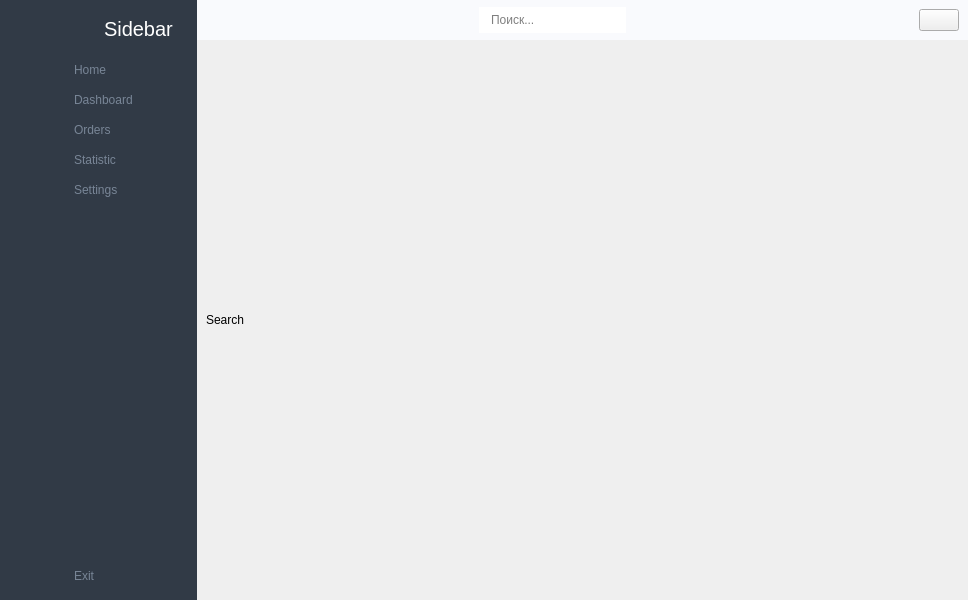
<?xml version="1.0" encoding="UTF-8"?>
<ui version="4.0">
 <class>Homepage</class>
 <widget class="QMainWindow" name="Homepage">
  <property name="geometry">
   <rect>
    <x>0</x>
    <y>0</y>
    <width>968</width>
    <height>600</height>
   </rect>
  </property>
  <property name="windowTitle">
   <string>MainWindow</string>
  </property>
  <property name="styleSheet">
   <string notr="true">#MainWindow
{
	background-color: #fff;
}

#change_btn
{
	padding:	 5px;
	border: none;
	width: 30px;
	height: 30px; 
}

#header_widget
{
	background-color: #f9fafd;
}

#icon_only_widget
{
	background-color: #313a46;
	width: 50px;
}

#icon_only_widget QPushButton, QLabel
{
	height: 50px;
	border: none;
}

#icon_only_widget QPushButton:hover
{
	background-color: rgba( 86, 101, 115, 0.5);
}
#logo_label_1 
{
	padding: 5px;
}

#full_menu_widget
{
	background-color: #313a46;
}

#full_menu_widget QPushButton
{
	border:none;
	border-radius: 	3px;
	text-align: left;
	padding: 8px 0 8px 15px;
	color: #788596;
}

#full_menu_widget QPushButton:hover
{
	background-color: rgba( 86, 101, 115, 0.5);
}

#full_menu_widget QPushButton:clicked
{
	color: #fff;
}

#logo_label_2
{
	padding: 5px;
	color: #fff;
}

#logo_label_3
{
	padding-right: 	10px;
	color: #fff;
}

#search_btn
{
	border:none;
}

#search_input
{
	border: none;
	padding: 5px 10px;
}

#search_input:focus
{
	border-radius: 5px;
	padding: 2px;
	background-color: #70B9FE;
}


</string>
  </property>
  <widget class="QWidget" name="centralwidget">
   <layout class="QGridLayout" name="gridLayout">
    <property name="leftMargin">
     <number>0</number>
    </property>
    <property name="topMargin">
     <number>0</number>
    </property>
    <property name="rightMargin">
     <number>0</number>
    </property>
    <property name="bottomMargin">
     <number>0</number>
    </property>
    <property name="spacing">
     <number>0</number>
    </property>
    <item row="0" column="0">
     <widget class="QWidget" name="icon_only_widget" native="true">
      <layout class="QVBoxLayout" name="verticalLayout_3">
       <property name="spacing">
        <number>0</number>
       </property>
       <property name="leftMargin">
        <number>0</number>
       </property>
       <property name="topMargin">
        <number>0</number>
       </property>
       <property name="rightMargin">
        <number>0</number>
       </property>
       <property name="bottomMargin">
        <number>0</number>
       </property>
       <item>
        <layout class="QHBoxLayout" name="horizontalLayout_3">
         <item>
          <widget class="QLabel" name="label">
           <property name="minimumSize">
            <size>
             <width>50</width>
             <height>50</height>
            </size>
           </property>
           <property name="maximumSize">
            <size>
             <width>50</width>
             <height>50</height>
            </size>
           </property>
           <property name="text">
            <string/>
           </property>
           <property name="pixmap">
            <pixmap resource="../resourses/resourse_homepage.qrc">:/icon/icon/Logo.png</pixmap>
           </property>
           <property name="scaledContents">
            <bool>true</bool>
           </property>
          </widget>
         </item>
        </layout>
       </item>
       <item>
        <layout class="QVBoxLayout" name="verticalLayout">
         <property name="spacing">
          <number>0</number>
         </property>
         <item>
          <widget class="QPushButton" name="home_btn_1">
           <property name="text">
            <string/>
           </property>
           <property name="icon">
            <iconset resource="../resourses/resourse_homepage.qrc">
             <normaloff>:/icon/icon/dashboard.svg</normaloff>
             <normalon>:/icon/icon/dashboard-white.svg</normalon>:/icon/icon/dashboard.svg</iconset>
           </property>
           <property name="iconSize">
            <size>
             <width>20</width>
             <height>20</height>
            </size>
           </property>
           <property name="checkable">
            <bool>true</bool>
           </property>
           <property name="autoExclusive">
            <bool>true</bool>
           </property>
          </widget>
         </item>
         <item>
          <widget class="QPushButton" name="shop_btn_1">
           <property name="text">
            <string/>
           </property>
           <property name="icon">
            <iconset resource="../resourses/resourse_homepage.qrc">
             <normaloff>:/icon/icon/products.svg</normaloff>
             <normalon>:/icon/icon/products-white.svg</normalon>:/icon/icon/products.svg</iconset>
           </property>
           <property name="iconSize">
            <size>
             <width>20</width>
             <height>20</height>
            </size>
           </property>
           <property name="checkable">
            <bool>true</bool>
           </property>
           <property name="autoExclusive">
            <bool>true</bool>
           </property>
          </widget>
         </item>
         <item>
          <widget class="QPushButton" name="orders_btn_1">
           <property name="text">
            <string/>
           </property>
           <property name="icon">
            <iconset resource="../resourses/resourse_homepage.qrc">
             <normaloff>:/icon/icon/orders.svg</normaloff>
             <normalon>:/icon/icon/orders-white.svg</normalon>:/icon/icon/orders.svg</iconset>
           </property>
           <property name="iconSize">
            <size>
             <width>20</width>
             <height>20</height>
            </size>
           </property>
           <property name="checkable">
            <bool>true</bool>
           </property>
           <property name="autoExclusive">
            <bool>true</bool>
           </property>
          </widget>
         </item>
         <item>
          <widget class="QPushButton" name="stat_btn_1">
           <property name="text">
            <string/>
           </property>
           <property name="icon">
            <iconset resource="../resourses/resourse_homepage.qrc">
             <normaloff>:/icon/icon/reports.svg</normaloff>
             <normalon>:/icon/icon/reports-white.svg</normalon>:/icon/icon/reports.svg</iconset>
           </property>
           <property name="iconSize">
            <size>
             <width>20</width>
             <height>20</height>
            </size>
           </property>
           <property name="checkable">
            <bool>true</bool>
           </property>
           <property name="autoExclusive">
            <bool>true</bool>
           </property>
          </widget>
         </item>
         <item>
          <widget class="QPushButton" name="setting_btn_1">
           <property name="text">
            <string/>
           </property>
           <property name="icon">
            <iconset resource="../resourses/resourse_homepage.qrc">
             <normaloff>:/icon/icon/settings.svg</normaloff>
             <normalon>:/icon/icon/settings-white.svg</normalon>:/icon/icon/settings.svg</iconset>
           </property>
           <property name="iconSize">
            <size>
             <width>20</width>
             <height>20</height>
            </size>
           </property>
           <property name="checkable">
            <bool>true</bool>
           </property>
           <property name="autoExclusive">
            <bool>true</bool>
           </property>
          </widget>
         </item>
        </layout>
       </item>
       <item>
        <spacer name="verticalSpacer">
         <property name="orientation">
          <enum>Qt::Vertical</enum>
         </property>
         <property name="sizeHint" stdset="0">
          <size>
           <width>20</width>
           <height>243</height>
          </size>
         </property>
        </spacer>
       </item>
       <item>
        <widget class="QPushButton" name="exit_btn_1">
         <property name="text">
          <string/>
         </property>
         <property name="icon">
          <iconset resource="../resourses/resourse_homepage.qrc">
           <normaloff>:/icon/icon/close.svg</normaloff>:/icon/icon/close.svg</iconset>
         </property>
         <property name="iconSize">
          <size>
           <width>20</width>
           <height>20</height>
          </size>
         </property>
        </widget>
       </item>
      </layout>
     </widget>
    </item>
    <item row="0" column="1">
     <widget class="QWidget" name="full_menu_widget" native="true">
      <layout class="QVBoxLayout" name="verticalLayout_4">
       <item>
        <layout class="QHBoxLayout" name="horizontalLayout_2">
         <property name="spacing">
          <number>0</number>
         </property>
         <item>
          <widget class="QLabel" name="logo_label_2">
           <property name="minimumSize">
            <size>
             <width>40</width>
             <height>40</height>
            </size>
           </property>
           <property name="maximumSize">
            <size>
             <width>40</width>
             <height>40</height>
            </size>
           </property>
           <property name="text">
            <string/>
           </property>
           <property name="pixmap">
            <pixmap resource="../resourses/resourse_homepage.qrc">:/icon/icon/Logo.png</pixmap>
           </property>
           <property name="scaledContents">
            <bool>true</bool>
           </property>
          </widget>
         </item>
         <item>
          <widget class="QLabel" name="logo_label_3">
           <property name="font">
            <font>
             <pointsize>15</pointsize>
            </font>
           </property>
           <property name="text">
            <string>Sidebar</string>
           </property>
          </widget>
         </item>
        </layout>
       </item>
       <item>
        <layout class="QVBoxLayout" name="verticalLayout_2">
         <property name="spacing">
          <number>0</number>
         </property>
         <item>
          <widget class="QPushButton" name="home_btn_2">
           <property name="text">
            <string>Home</string>
           </property>
           <property name="icon">
            <iconset resource="../resourses/resourse_homepage.qrc">
             <normaloff>:/icon/icon/dashboard.svg</normaloff>
             <normalon>:/icon/icon/dashboard-white.svg</normalon>:/icon/icon/dashboard.svg</iconset>
           </property>
           <property name="iconSize">
            <size>
             <width>14</width>
             <height>14</height>
            </size>
           </property>
           <property name="checkable">
            <bool>true</bool>
           </property>
           <property name="autoExclusive">
            <bool>true</bool>
           </property>
          </widget>
         </item>
         <item>
          <widget class="QPushButton" name="shop_btn_2">
           <property name="text">
            <string>Dashboard</string>
           </property>
           <property name="icon">
            <iconset resource="../resourses/resourse_homepage.qrc">
             <normaloff>:/icon/icon/products.svg</normaloff>
             <normalon>:/icon/icon/products-white.svg</normalon>:/icon/icon/products.svg</iconset>
           </property>
           <property name="iconSize">
            <size>
             <width>14</width>
             <height>14</height>
            </size>
           </property>
           <property name="checkable">
            <bool>true</bool>
           </property>
           <property name="autoExclusive">
            <bool>true</bool>
           </property>
          </widget>
         </item>
         <item>
          <widget class="QPushButton" name="orders_btn_2">
           <property name="text">
            <string>Orders</string>
           </property>
           <property name="icon">
            <iconset resource="../resourses/resourse_homepage.qrc">
             <normaloff>:/icon/icon/orders.svg</normaloff>
             <normalon>:/icon/icon/orders-white.svg</normalon>:/icon/icon/orders.svg</iconset>
           </property>
           <property name="iconSize">
            <size>
             <width>14</width>
             <height>14</height>
            </size>
           </property>
           <property name="checkable">
            <bool>true</bool>
           </property>
           <property name="autoExclusive">
            <bool>true</bool>
           </property>
          </widget>
         </item>
         <item>
          <widget class="QPushButton" name="stat_btn_2">
           <property name="text">
            <string>Statistic</string>
           </property>
           <property name="icon">
            <iconset resource="../resourses/resourse_homepage.qrc">
             <normaloff>:/icon/icon/reports.svg</normaloff>
             <normalon>:/icon/icon/reports-white.svg</normalon>:/icon/icon/reports.svg</iconset>
           </property>
           <property name="iconSize">
            <size>
             <width>14</width>
             <height>14</height>
            </size>
           </property>
           <property name="checkable">
            <bool>true</bool>
           </property>
           <property name="autoExclusive">
            <bool>true</bool>
           </property>
          </widget>
         </item>
         <item>
          <widget class="QPushButton" name="setting_btn_2">
           <property name="text">
            <string>Settings</string>
           </property>
           <property name="icon">
            <iconset resource="../resourses/resourse_homepage.qrc">
             <normaloff>:/icon/icon/settings.svg</normaloff>
             <normalon>:/icon/icon/settings-white.svg</normalon>:/icon/icon/settings.svg</iconset>
           </property>
           <property name="iconSize">
            <size>
             <width>14</width>
             <height>14</height>
            </size>
           </property>
           <property name="checkable">
            <bool>true</bool>
           </property>
           <property name="autoExclusive">
            <bool>true</bool>
           </property>
          </widget>
         </item>
        </layout>
       </item>
       <item>
        <spacer name="verticalSpacer_2">
         <property name="orientation">
          <enum>Qt::Vertical</enum>
         </property>
         <property name="sizeHint" stdset="0">
          <size>
           <width>20</width>
           <height>325</height>
          </size>
         </property>
        </spacer>
       </item>
       <item>
        <widget class="QPushButton" name="exit_btn_2">
         <property name="text">
          <string>Exit</string>
         </property>
         <property name="icon">
          <iconset resource="../resourses/resourse_homepage.qrc">
           <normaloff>:/icon/icon/close.svg</normaloff>:/icon/icon/close.svg</iconset>
         </property>
         <property name="iconSize">
          <size>
           <width>14</width>
           <height>14</height>
          </size>
         </property>
        </widget>
       </item>
      </layout>
     </widget>
    </item>
    <item row="0" column="2">
     <widget class="QWidget" name="widget_3" native="true">
      <layout class="QVBoxLayout" name="verticalLayout_5">
       <property name="spacing">
        <number>0</number>
       </property>
       <property name="leftMargin">
        <number>0</number>
       </property>
       <property name="topMargin">
        <number>0</number>
       </property>
       <property name="rightMargin">
        <number>0</number>
       </property>
       <property name="bottomMargin">
        <number>0</number>
       </property>
       <item>
        <widget class="QWidget" name="header_widget" native="true">
         <property name="minimumSize">
          <size>
           <width>0</width>
           <height>40</height>
          </size>
         </property>
         <layout class="QHBoxLayout" name="horizontalLayout_4">
          <property name="spacing">
           <number>0</number>
          </property>
          <property name="leftMargin">
           <number>0</number>
          </property>
          <property name="topMargin">
           <number>0</number>
          </property>
          <property name="rightMargin">
           <number>9</number>
          </property>
          <property name="bottomMargin">
           <number>0</number>
          </property>
          <item>
           <widget class="QPushButton" name="change_btn">
            <property name="text">
             <string/>
            </property>
            <property name="icon">
             <iconset resource="../resourses/resourse_homepage.qrc">
              <normaloff>:/icon/icon/menu.png</normaloff>:/icon/icon/menu.png</iconset>
            </property>
            <property name="iconSize">
             <size>
              <width>14</width>
              <height>14</height>
             </size>
            </property>
            <property name="checkable">
             <bool>true</bool>
            </property>
           </widget>
          </item>
          <item>
           <spacer name="horizontalSpacer">
            <property name="orientation">
             <enum>Qt::Horizontal</enum>
            </property>
            <property name="sizeHint" stdset="0">
             <size>
              <width>242</width>
              <height>20</height>
             </size>
            </property>
           </spacer>
          </item>
          <item>
           <layout class="QHBoxLayout" name="horizontalLayout">
            <property name="spacing">
             <number>10</number>
            </property>
            <property name="rightMargin">
             <number>9</number>
            </property>
            <item>
             <widget class="QLineEdit" name="search_input">
              <property name="placeholderText">
               <string>Поиск...</string>
              </property>
             </widget>
            </item>
            <item>
             <widget class="QPushButton" name="search_btn">
              <property name="text">
               <string/>
              </property>
              <property name="icon">
               <iconset resource="../resourses/resourse_homepage.qrc">
                <normaloff>:/icon/icon/search.png</normaloff>:/icon/icon/search.png</iconset>
              </property>
             </widget>
            </item>
           </layout>
          </item>
          <item>
           <spacer name="horizontalSpacer_2">
            <property name="orientation">
             <enum>Qt::Horizontal</enum>
            </property>
            <property name="sizeHint" stdset="0">
             <size>
              <width>242</width>
              <height>20</height>
             </size>
            </property>
           </spacer>
          </item>
          <item>
           <widget class="QPushButton" name="user_btn">
            <property name="text">
             <string/>
            </property>
            <property name="icon">
             <iconset resource="../resourses/resourse_homepage.qrc">
              <normaloff>:/icon/icon/customers.svg</normaloff>:/icon/icon/customers.svg</iconset>
            </property>
           </widget>
          </item>
         </layout>
        </widget>
       </item>
       <item>
        <widget class="QStackedWidget" name="stackedWidget">
         <property name="currentIndex">
          <number>5</number>
         </property>
         <widget class="QWidget" name="page">
          <layout class="QGridLayout" name="gridLayout_2">
           <item row="0" column="0">
            <widget class="QLabel" name="label_4">
             <property name="font">
              <font>
               <pointsize>28</pointsize>
              </font>
             </property>
             <property name="text">
              <string>Home page</string>
             </property>
             <property name="alignment">
              <set>Qt::AlignCenter</set>
             </property>
            </widget>
           </item>
          </layout>
         </widget>
         <widget class="QWidget" name="page_2">
          <layout class="QGridLayout" name="gridLayout_3">
           <item row="0" column="0">
            <widget class="QLabel" name="label_5">
             <property name="text">
              <string>Dash</string>
             </property>
            </widget>
           </item>
          </layout>
         </widget>
         <widget class="QWidget" name="page_3">
          <layout class="QGridLayout" name="gridLayout_4">
           <item row="0" column="0">
            <widget class="QLabel" name="label_6">
             <property name="text">
              <string>ORDERS</string>
             </property>
            </widget>
           </item>
          </layout>
         </widget>
         <widget class="QWidget" name="page_4">
          <layout class="QGridLayout" name="gridLayout_5">
           <item row="0" column="0">
            <widget class="QLabel" name="label_7">
             <property name="text">
              <string>statistic</string>
             </property>
            </widget>
           </item>
          </layout>
         </widget>
         <widget class="QWidget" name="page_5">
          <layout class="QGridLayout" name="gridLayout_6">
           <item row="0" column="0">
            <widget class="QLabel" name="label_8">
             <property name="text">
              <string>Settings</string>
             </property>
            </widget>
           </item>
          </layout>
         </widget>
         <widget class="QWidget" name="page_6">
          <layout class="QGridLayout" name="gridLayout_8">
           <item row="0" column="0">
            <widget class="QLabel" name="label_9">
             <property name="text">
              <string>Search</string>
             </property>
            </widget>
           </item>
          </layout>
         </widget>
         <widget class="QWidget" name="page_7">
          <layout class="QGridLayout" name="gridLayout_7">
           <item row="0" column="0">
            <widget class="QLabel" name="label_10">
             <property name="text">
              <string>USER</string>
             </property>
            </widget>
           </item>
          </layout>
         </widget>
        </widget>
       </item>
      </layout>
     </widget>
    </item>
   </layout>
  </widget>
 </widget>
 <tabstops>
  <tabstop>shop_btn_1</tabstop>
  <tabstop>search_btn</tabstop>
  <tabstop>orders_btn_1</tabstop>
  <tabstop>exit_btn_1</tabstop>
  <tabstop>shop_btn_2</tabstop>
  <tabstop>orders_btn_2</tabstop>
  <tabstop>home_btn_2</tabstop>
  <tabstop>setting_btn_2</tabstop>
  <tabstop>stat_btn_2</tabstop>
  <tabstop>exit_btn_2</tabstop>
  <tabstop>change_btn</tabstop>
  <tabstop>user_btn</tabstop>
  <tabstop>search_input</tabstop>
 </tabstops>
 <resources>
  <include location="../resourses/resourse_homepage.qrc"/>
 </resources>
 <connections>
  <connection>
   <sender>change_btn</sender>
   <signal>toggled(bool)</signal>
   <receiver>icon_only_widget</receiver>
   <slot>setVisible(bool)</slot>
   <hints>
    <hint type="sourcelabel">
     <x>194</x>
     <y>24</y>
    </hint>
    <hint type="destinationlabel">
     <x>29</x>
     <y>250</y>
    </hint>
   </hints>
  </connection>
  <connection>
   <sender>change_btn</sender>
   <signal>toggled(bool)</signal>
   <receiver>full_menu_widget</receiver>
   <slot>setHidden(bool)</slot>
   <hints>
    <hint type="sourcelabel">
     <x>181</x>
     <y>25</y>
    </hint>
    <hint type="destinationlabel">
     <x>162</x>
     <y>206</y>
    </hint>
   </hints>
  </connection>
  <connection>
   <sender>home_btn_1</sender>
   <signal>toggled(bool)</signal>
   <receiver>home_btn_2</receiver>
   <slot>setChecked(bool)</slot>
   <hints>
    <hint type="sourcelabel">
     <x>37</x>
     <y>61</y>
    </hint>
    <hint type="destinationlabel">
     <x>74</x>
     <y>73</y>
    </hint>
   </hints>
  </connection>
  <connection>
   <sender>shop_btn_1</sender>
   <signal>toggled(bool)</signal>
   <receiver>shop_btn_2</receiver>
   <slot>setChecked(bool)</slot>
   <hints>
    <hint type="sourcelabel">
     <x>29</x>
     <y>83</y>
    </hint>
    <hint type="destinationlabel">
     <x>92</x>
     <y>91</y>
    </hint>
   </hints>
  </connection>
  <connection>
   <sender>orders_btn_1</sender>
   <signal>toggled(bool)</signal>
   <receiver>orders_btn_2</receiver>
   <slot>setChecked(bool)</slot>
   <hints>
    <hint type="sourcelabel">
     <x>32</x>
     <y>113</y>
    </hint>
    <hint type="destinationlabel">
     <x>127</x>
     <y>120</y>
    </hint>
   </hints>
  </connection>
  <connection>
   <sender>stat_btn_1</sender>
   <signal>toggled(bool)</signal>
   <receiver>stat_btn_2</receiver>
   <slot>setChecked(bool)</slot>
   <hints>
    <hint type="sourcelabel">
     <x>19</x>
     <y>142</y>
    </hint>
    <hint type="destinationlabel">
     <x>102</x>
     <y>147</y>
    </hint>
   </hints>
  </connection>
  <connection>
   <sender>setting_btn_1</sender>
   <signal>toggled(bool)</signal>
   <receiver>setting_btn_2</receiver>
   <slot>setChecked(bool)</slot>
   <hints>
    <hint type="sourcelabel">
     <x>22</x>
     <y>162</y>
    </hint>
    <hint type="destinationlabel">
     <x>87</x>
     <y>168</y>
    </hint>
   </hints>
  </connection>
  <connection>
   <sender>home_btn_2</sender>
   <signal>toggled(bool)</signal>
   <receiver>home_btn_1</receiver>
   <slot>setChecked(bool)</slot>
   <hints>
    <hint type="sourcelabel">
     <x>73</x>
     <y>63</y>
    </hint>
    <hint type="destinationlabel">
     <x>39</x>
     <y>58</y>
    </hint>
   </hints>
  </connection>
  <connection>
   <sender>shop_btn_2</sender>
   <signal>toggled(bool)</signal>
   <receiver>shop_btn_1</receiver>
   <slot>setChecked(bool)</slot>
   <hints>
    <hint type="sourcelabel">
     <x>84</x>
     <y>100</y>
    </hint>
    <hint type="destinationlabel">
     <x>39</x>
     <y>102</y>
    </hint>
   </hints>
  </connection>
  <connection>
   <sender>orders_btn_2</sender>
   <signal>toggled(bool)</signal>
   <receiver>orders_btn_1</receiver>
   <slot>setChecked(bool)</slot>
   <hints>
    <hint type="sourcelabel">
     <x>78</x>
     <y>123</y>
    </hint>
    <hint type="destinationlabel">
     <x>38</x>
     <y>108</y>
    </hint>
   </hints>
  </connection>
  <connection>
   <sender>stat_btn_2</sender>
   <signal>toggled(bool)</signal>
   <receiver>stat_btn_1</receiver>
   <slot>setChecked(bool)</slot>
   <hints>
    <hint type="sourcelabel">
     <x>83</x>
     <y>137</y>
    </hint>
    <hint type="destinationlabel">
     <x>39</x>
     <y>138</y>
    </hint>
   </hints>
  </connection>
  <connection>
   <sender>setting_btn_2</sender>
   <signal>toggled(bool)</signal>
   <receiver>setting_btn_1</receiver>
   <slot>setChecked(bool)</slot>
   <hints>
    <hint type="sourcelabel">
     <x>73</x>
     <y>159</y>
    </hint>
    <hint type="destinationlabel">
     <x>29</x>
     <y>165</y>
    </hint>
   </hints>
  </connection>
  <connection>
   <sender>exit_btn_2</sender>
   <signal>clicked()</signal>
   <receiver>Homepage</receiver>
   <slot>close()</slot>
   <hints>
    <hint type="sourcelabel">
     <x>113</x>
     <y>573</y>
    </hint>
    <hint type="destinationlabel">
     <x>170</x>
     <y>643</y>
    </hint>
   </hints>
  </connection>
  <connection>
   <sender>exit_btn_1</sender>
   <signal>clicked()</signal>
   <receiver>Homepage</receiver>
   <slot>close()</slot>
   <hints>
    <hint type="sourcelabel">
     <x>14</x>
     <y>580</y>
    </hint>
    <hint type="destinationlabel">
     <x>119</x>
     <y>647</y>
    </hint>
   </hints>
  </connection>
 </connections>
</ui>
